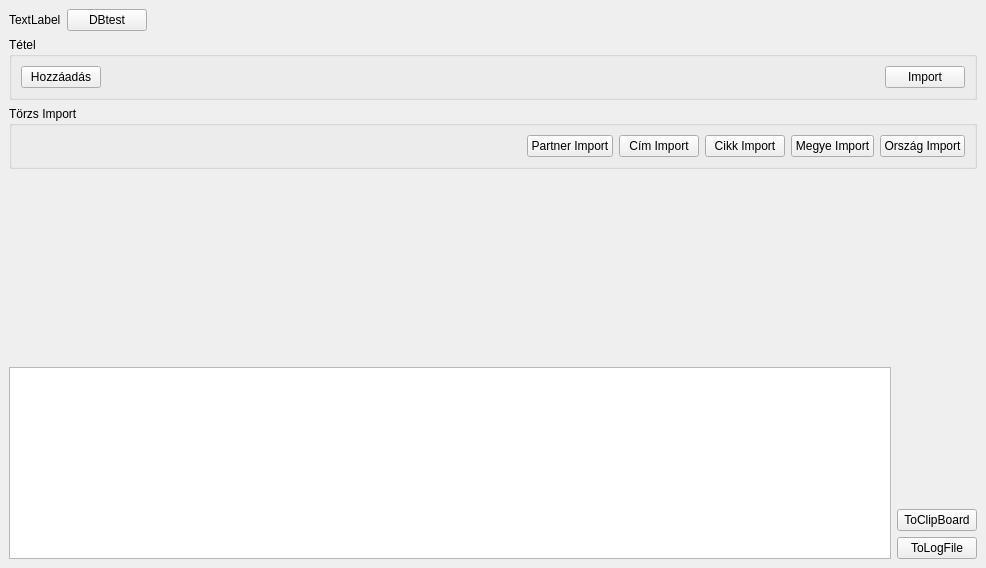
<?xml version="1.0" encoding="UTF-8"?>
<ui version="4.0">
 <class>MainWindow</class>
 <widget class="QMainWindow" name="MainWindow">
  <property name="geometry">
   <rect>
    <x>0</x>
    <y>0</y>
    <width>986</width>
    <height>568</height>
   </rect>
  </property>
  <property name="windowTitle">
   <string>MainWindow</string>
  </property>
  <widget class="QWidget" name="centralwidget">
   <layout class="QVBoxLayout" name="verticalLayout">
    <item>
     <layout class="QHBoxLayout" name="horizontalLayout">
      <item>
       <widget class="QLabel" name="label">
        <property name="text">
         <string>TextLabel</string>
        </property>
       </widget>
      </item>
      <item>
       <widget class="QPushButton" name="pushButton_dbtest">
        <property name="text">
         <string>DBtest</string>
        </property>
       </widget>
      </item>
      <item>
       <spacer name="horizontalSpacer">
        <property name="orientation">
         <enum>Qt::Orientation::Horizontal</enum>
        </property>
        <property name="sizeHint" stdset="0">
         <size>
          <width>40</width>
          <height>20</height>
         </size>
        </property>
       </spacer>
      </item>
     </layout>
    </item>
    <item>
     <widget class="QGroupBox" name="groupBox">
      <property name="title">
       <string>Tétel</string>
      </property>
      <layout class="QHBoxLayout" name="horizontalLayout_3">
       <item>
        <widget class="QPushButton" name="pushButton_AddSoldItem">
         <property name="text">
          <string>Hozzáadás</string>
         </property>
        </widget>
       </item>
       <item>
        <spacer name="horizontalSpacer_3">
         <property name="orientation">
          <enum>Qt::Orientation::Horizontal</enum>
         </property>
         <property name="sizeHint" stdset="0">
          <size>
           <width>769</width>
           <height>20</height>
          </size>
         </property>
        </spacer>
       </item>
       <item>
        <widget class="QPushButton" name="pushButton_TetelImport">
         <property name="text">
          <string>Import</string>
         </property>
        </widget>
       </item>
      </layout>
     </widget>
    </item>
    <item>
     <widget class="QGroupBox" name="groupBox_Import">
      <property name="title">
       <string>Törzs Import</string>
      </property>
      <layout class="QHBoxLayout" name="horizontalLayout_4">
       <item>
        <spacer name="horizontalSpacer_2">
         <property name="orientation">
          <enum>Qt::Orientation::Horizontal</enum>
         </property>
         <property name="sizeHint" stdset="0">
          <size>
           <width>40</width>
           <height>20</height>
          </size>
         </property>
        </spacer>
       </item>
       <item>
        <widget class="QPushButton" name="pushButton_PartnerImport">
         <property name="text">
          <string>Partner Import</string>
         </property>
        </widget>
       </item>
       <item>
        <widget class="QPushButton" name="pushButton_AddressImport">
         <property name="text">
          <string>Cím Import</string>
         </property>
        </widget>
       </item>
       <item>
        <widget class="QPushButton" name="pushButton_ArticleImport">
         <property name="text">
          <string>Cikk Import</string>
         </property>
        </widget>
       </item>
       <item>
        <widget class="QPushButton" name="pushButton_CoutntyImport">
         <property name="text">
          <string>Megye Import</string>
         </property>
        </widget>
       </item>
       <item>
        <widget class="QPushButton" name="pushButton_CountryImpot">
         <property name="text">
          <string>Ország Import</string>
         </property>
        </widget>
       </item>
      </layout>
     </widget>
    </item>
    <item>
     <spacer name="verticalSpacer">
      <property name="orientation">
       <enum>Qt::Orientation::Vertical</enum>
      </property>
      <property name="sizeHint" stdset="0">
       <size>
        <width>20</width>
        <height>40</height>
       </size>
      </property>
     </spacer>
    </item>
    <item>
     <layout class="QHBoxLayout" name="horizontalLayout_2">
      <item>
       <widget class="QPlainTextEdit" name="plainTextEdit_status">
        <property name="textInteractionFlags">
         <set>Qt::TextInteractionFlag::NoTextInteraction</set>
        </property>
       </widget>
      </item>
      <item>
       <layout class="QVBoxLayout" name="verticalLayout_2">
        <item>
         <spacer name="verticalSpacer_2">
          <property name="orientation">
           <enum>Qt::Orientation::Vertical</enum>
          </property>
          <property name="sizeHint" stdset="0">
           <size>
            <width>20</width>
            <height>40</height>
           </size>
          </property>
         </spacer>
        </item>
        <item>
         <widget class="QPushButton" name="pushButton_ToClipBoard">
          <property name="text">
           <string>ToClipBoard</string>
          </property>
         </widget>
        </item>
        <item>
         <widget class="QPushButton" name="pushButton_ToLogFile">
          <property name="text">
           <string>ToLogFile</string>
          </property>
         </widget>
        </item>
       </layout>
      </item>
     </layout>
    </item>
   </layout>
  </widget>
 </widget>
 <resources/>
 <connections/>
</ui>
